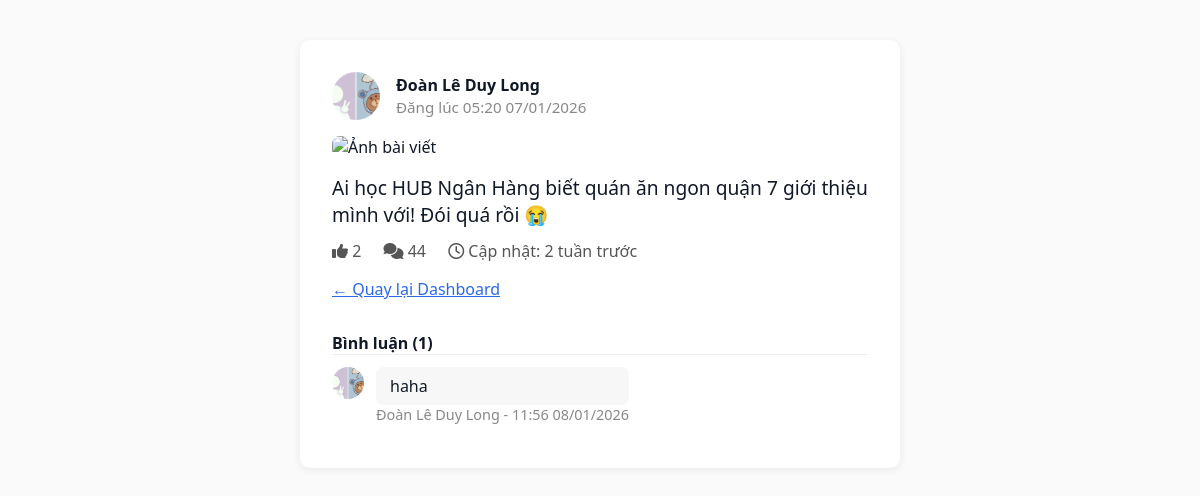
Page /admin/post_detail.php?id=3 (signed in) on the committed database.
### tables this page shows
CREATE TABLE IF NOT EXISTS `posts` (
  `PostID` int NOT NULL AUTO_INCREMENT,
  `FK_UserID` int NOT NULL,
  `Content` text,
  `Status` enum('active','deleted','hidden') DEFAULT 'active',
  `LikeCount` int DEFAULT '0',
  `CommentCount` int DEFAULT '0',
  `CreatedAt` timestamp NULL DEFAULT CURRENT_TIMESTAMP,
  `UpdatedAt` timestamp NULL DEFAULT CURRENT_TIMESTAMP ON UPDATE CURRENT_TIMESTAMP,
  PRIMARY KEY (`PostID`),
  KEY `FK_UserID` (`FK_UserID`)
);

CREATE TABLE IF NOT EXISTS `users` (
  `UserID` int NOT NULL AUTO_INCREMENT,
  `FullName` varchar(100) NOT NULL,
  `Email` varchar(100) DEFAULT NULL,
  `Phone` varchar(15) DEFAULT NULL,
  `PasswordHash` varchar(255) NOT NULL,
  `Gender` enum('Nam','Nu','Khac') DEFAULT 'Khac',
  `BirthDate` date DEFAULT NULL,
  `Avatar` varchar(255) DEFAULT 'default_avatar.png',
  `Address` varchar(255) DEFAULT NULL,
  `CoverImage` varchar(255) DEFAULT NULL,
  `Bio` text,
  `Role` enum('user','admin') DEFAULT 'user',
  `Status` enum('active','locked') DEFAULT 'active',
  `CreatedAt` timestamp NULL DEFAULT CURRENT_TIMESTAMP,
  `LastLogin` timestamp NULL DEFAULT NULL,
  `ResetToken` varchar(64) DEFAULT NULL,
  `ResetTokenExpiry` datetime DEFAULT NULL,
  PRIMARY KEY (`UserID`),
  UNIQUE KEY `Email` (`Email`),
  UNIQUE KEY `Phone` (`Phone`)
);

CREATE TABLE IF NOT EXISTS `comments` (
  `CommentID` int NOT NULL AUTO_INCREMENT,
  `FK_PostID` int NOT NULL,
  `FK_UserID` int NOT NULL,
  `Content` text NOT NULL,
  `Status` enum('active','pending','deleted') DEFAULT 'active',
  `CreatedAt` timestamp NULL DEFAULT CURRENT_TIMESTAMP,
  `UpdatedAt` timestamp NULL DEFAULT CURRENT_TIMESTAMP ON UPDATE CURRENT_TIMESTAMP,
  PRIMARY KEY (`CommentID`),
  KEY `FK_PostID` (`FK_PostID`),
  KEY `FK_UserID` (`FK_UserID`)
);

### includes/functions.php (called while the page is built, shortened)
<?php
function timeAgo($datetime) {
    $time = is_numeric($datetime) ? $datetime : strtotime($datetime);
    $now = time();
    $diff = $now - $time;
    $intervals = [
        'năm'   => 31536000,
        'tháng' => 2592000,
        'tuần'  => 604800,
        'ngày'  => 86400,
        'giờ'   => 3600,
        'phút'  => 60,
    ];
    foreach ($intervals as $unit => $seconds) {
        $count = floor($diff / $seconds);
        if ($count >= 1) {
            return $count . ' ' . $unit . ' trước';
        }
    }
    return 'Vừa xong';
}
?>

### admin/post_detail.php (the view, shortened to what this page needs)
<?php
require_once '../includes/database.php';
require_once '../includes/functions.php';
$post_id = isset($_GET['id']) ? intval($_GET['id']) : 0;
$sql = "SELECT p.PostID, p.Content, u.FullName, u.Avatar, p.LikeCount, p.CommentCount, p.CreatedAt, p.UpdatedAt
        FROM posts p
        LEFT JOIN users u ON p.FK_UserID = u.UserID
        WHERE p.PostID = ?";
$stmt = $conn->prepare($sql);
$stmt->bind_param('i', $post_id);
$stmt->execute();
$result = $stmt->get_result();
$post = $result->fetch_assoc();
$sql_img = "SELECT ImageUrl FROM post_images WHERE FK_PostID = ? LIMIT 1";
$stmt_img = $conn->prepare($sql_img);
$stmt_img->bind_param('i', $post_id);
$stmt_img->execute();
$result_img = $stmt_img->get_result();
$img = $result_img->fetch_assoc();
$image_src = $img && !empty($img['ImageUrl']) ? "../uploads/posts/" . $img['ImageUrl'] : "../assets/images/default_post_image.png";
$sql_comments = "SELECT c.CommentID, c.Content, c.CreatedAt, u.FullName, u.Avatar
                FROM comments c
                LEFT JOIN users u ON c.FK_UserID = u.UserID
                WHERE c.FK_PostID = ?
                ORDER BY c.CreatedAt DESC";
$stmt_cmt = $conn->prepare($sql_comments);
$stmt_cmt->bind_param('i', $post_id);
$stmt_cmt->execute();
$result_cmt = $stmt_cmt->get_result();
$comments = $result_cmt->fetch_all(MYSQLI_ASSOC);
?>
<!DOCTYPE html>
<html lang="vi">
<head>
    <link rel="stylesheet" href="../assets/Style-css/admin_layout.css">
    <link rel="stylesheet" href="../assets/Style-css/posts.css">
    <link rel="stylesheet" href="https://cdnjs.cloudflare.com/ajax/libs/font-awesome/6.5.0/css/all.min.css">
</head>
<body>
    <div class="post-detail-container">
        <div class="post-detail-header">
            <img src="<?= !empty($post['Avatar']) ? '../uploads/avatars/' . htmlspecialchars($post['Avatar']) : '../uploads/avatars/default_avatar.png' ?>" class="post-detail-avatar" alt="Avatar">
            <div>
                <strong><?= htmlspecialchars($post['FullName']) ?></strong><br>
                <span class="post-detail-meta">Đăng lúc <?= date('H:i d/m/Y', strtotime($post['CreatedAt'])) ?></span>
            </div>
        </div>
        <img src="<?= $image_src ?>" class="post-detail-img" alt="Ảnh bài viết">
        <div class="post-detail-content">
            <?= nl2br(htmlspecialchars($post['Content'])) ?>
        </div>
        <div class="post-detail-stats">
            <span><i class="fa-solid fa-thumbs-up"></i> <?= $post['LikeCount'] ?></span>
            <span><i class="fa-solid fa-comments"></i> <?= $post['CommentCount'] ?></span>
            <span><i class="fa-regular fa-clock"></i> Cập nhật: <?= timeAgo($post['UpdatedAt']) ?></span>
        </div>
        <a href="dashboard.php" style="color:#2a69e5; text-decoration:underline;">&larr; Quay lại Dashboard</a>
        <div class="comments-section">
            <h4>Bình luận (<?= count($comments) ?>)</h4>
            <?php foreach ($comments as $cmt) { ?>
                <div class="comment-item">
                    <img src="<?= !empty($cmt['Avatar']) ? '../uploads/avatars/' . htmlspecialchars($cmt['Avatar']) : '../uploads/avatars/default_avatar.png' ?>" class="comment-avatar" alt="Avatar">
                    <div>
                        <div class="comment-content">
                            <?= nl2br(htmlspecialchars($cmt['Content'])) ?>
                        </div>
                        <div class="comment-meta">
                            <?= htmlspecialchars($cmt['FullName']) ?> - <?= date('H:i d/m/Y', strtotime($cmt['CreatedAt'])) ?>
                        </div>
                    </div>
                </div>
            <?php } ?>
        </div>
    </div>
</body>
</html>

### assets/Style-css/admin_layout.css (style rules this page uses)
* { margin: 0; padding: 0; box-sizing: border-box; font-family: 'Segoe UI', sans-serif; }
a { all: unset; }
body { background: #FAFAFA; color: #111827; }

### admin/post_detail.php (style rules this page uses)
.post-detail-container { max-width: 600px; margin: 40px auto; background: #fff; border-radius: 10px; box-shadow: 0 2px 8px #0001; padding: 32px; }
.post-detail-header { display: flex; align-items: center; gap: 16px; margin-bottom: 16px; }
.post-detail-avatar { width: 48px; height: 48px; border-radius: 50%; object-fit: cover; }
.post-detail-img { width: 100%; max-height: 350px; object-fit: cover; border-radius: 8px; margin-bottom: 16px; }
.post-detail-content { font-size: 1.2em; margin-bottom: 12px; }
.post-detail-meta { color: #888; font-size: 0.95em; margin-bottom: 8px; }
.post-detail-stats { margin-bottom: 16px; }
.post-detail-stats span { margin-right: 18px; color: #555; }
.comments-section { margin-top: 32px; }
.comment-item { border-top: 1px solid #eee; padding: 12px 0; display: flex; gap: 12px; }
.comment-avatar { width: 32px; height: 32px; border-radius: 50%; object-fit: cover; }
.comment-content { background: #f7f7f7; border-radius: 8px; padding: 8px 14px; }
.comment-meta { color: #888; font-size: 0.9em; }

### rows in the picture
posts: FK_UserID.Avatar (picture), FK_UserID.FullName "Đoàn Lê Duy Long", CreatedAt "05:20 07/01/2026", Content "Ai học HUB Ngân Hàng biết quán ăn ngon quận 7 giới thiệu mình với! Đói quá rồi 😭", LikeCount "2", CommentCount "44", UpdatedAt "2 tuần trước"
comments: FK_UserID.Avatar (picture), Content "haha", FK_UserID.FullName "Đoàn Lê Duy Long", CreatedAt "11:56 08/01/2026"

### other values in the picture
count($comments) "1"
